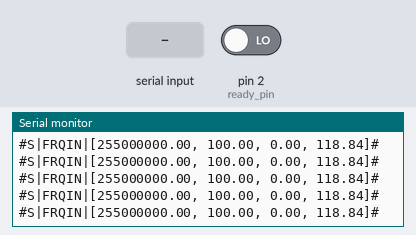
Simulated run of this sketch. Board: Arduino Mega 2560, built with avr-gcc and run on an emulated ATmega2560. Shown: the last lines printed to the serial monitor. The inputs (shaded band) are chosen by the test bench; at power-on: pin 2 (ready_pin) LOW.

Above: at 1.2 s.
1.3 s: "1" received over the second serial link
At 1.32 s:
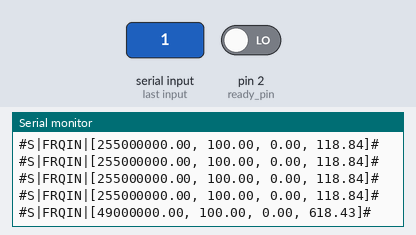
2.8 s: "0" received over the second serial link
At 2.84 s:
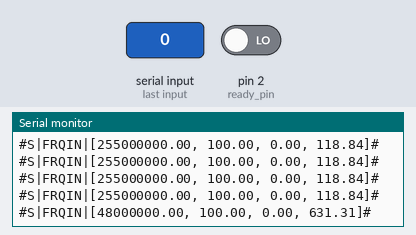
Timing chart, 0 to 5.8 s (numbered marks = the images above; inputs shaded):
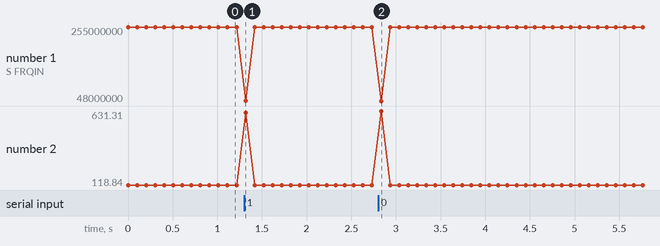

Measured:
- after the input at 1.3 s, the serial monitor: prints a new line at once (image 1)
- after the input at 2.8 s, the serial monitor: prints a new line at once (image 2)

The sketch:

Duty_cycle_debug.ino
```cpp
int ready_pin = 2;
int val = 0;
float dut = 0;
String duty_cycle;
String frequency;
String fall_time;
String rise_time;

void setup() {
  // put your setup code here, to run once:
  pinMode(ready_pin, INPUT);
  Serial.begin(9600);
  Serial1.begin(9600);
  Serial2.begin(9600);
  while (!Serial) {
    ;
  }
}

void loop() {
  // put your main code here, to run repeatedly:
  val = digitalRead(ready_pin);
  if (val = HIGH) {
    byte f = Serial1.read();
    byte d = Serial2.read();
    float vdut = d;
    float fr = f;
    if(vdut > 10){
        dut = vdut;
      }
    float j = pow(10,-6);
    float freq = fr/j;
    float i = pow(10,12);

    float alfa = dut/255;
    float duty = alfa*100;
    float Tfall = (1-alfa)/(freq*33);
    float Trise = alfa/(freq*33);
    float fall = Tfall*i;
    float rise = Trise*i;
    fall_time = String(fall);
    rise_time = String(rise);
    frequency = String(freq);
    duty_cycle = String(duty);

    Serial.print("#S|FRQIN|[");

    Serial.print(frequency);
    Serial.print(", ");
    Serial.print(duty_cycle);
    Serial.print(", ");
    Serial.print(fall_time);
    Serial.print(", ");
    Serial.print(rise_time);


    Serial.println("]#");
  }

  delay(100);
}
```
